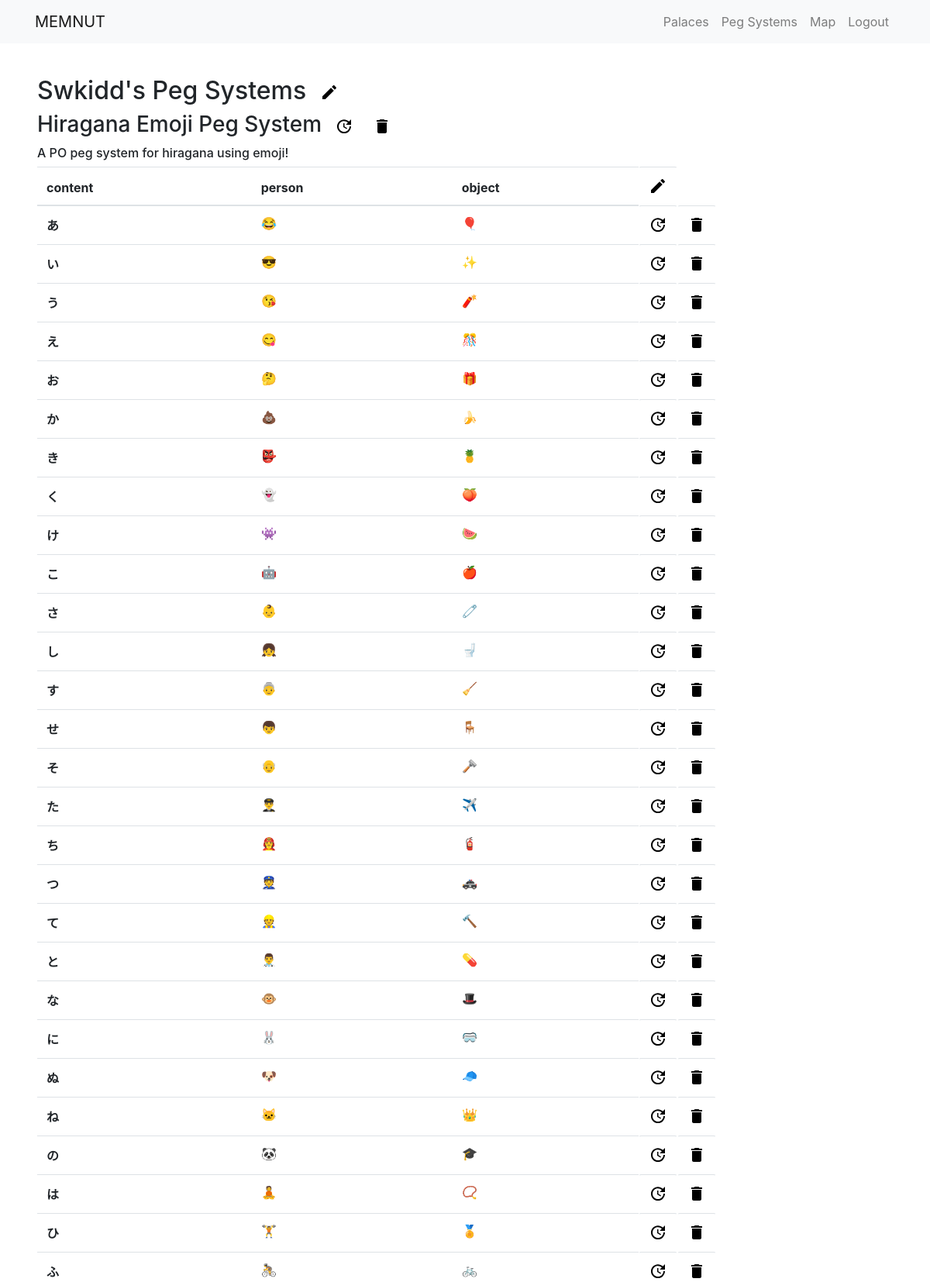
Screenshot of /user/pegs/ (signed in, upper part) with the database file from the repository.
### pegs/models.py (models this page shows, shortened)
class PegSystem(models.Model):
    title = models.CharField(max_length=30)
    description = models.TextField()
    pegType = models.ForeignKey(PegType, on_delete=models.PROTECT, null=True)
    createdBy = models.ForeignKey(User, on_delete=models.PROTECT)

class Peg(models.Model):
    content = models.CharField(max_length=30)
    notes = models.TextField(null=True, blank=True)
    pegSystem = models.ForeignKey(PegSystem, on_delete=models.CASCADE)
    pegType = models.ForeignKey(PegType, on_delete=models.PROTECT, null=True)

class POPeg(Peg):
    person = models.CharField(max_length=30)
    object = models.CharField(max_length=30)

### pegs/views.py (the view)
# urls.py: path('', views.PegDetailView.as_view(), name='peg_detail'),
class PegDetailView(LoginRequiredMixin, ListView):
    model = PegSystem
    template_name = 'pegs/peg_detail.html'
    paginate_by = 5
    def get_queryset(self):
        return PegSystem.objects.filter(createdBy=self.request.user).order_by('title')

### pegs/templates/pegs/peg_detail.html (shortened to what this page needs)
{% extends 'base_generic.html' %}
{% load static %}
{% block content %}
<content>
    {% for pegsystem in pegsystem_list %}
    <h2>
        {{ user.username|title }}'s Peg Systems
        <span class="btn btn-default btn-sm">
            <a href="{% url 'pegs:pegsystem_create' %}">
                <img src="{% static 'svg/create.svg' %}">
            </a>
        </span>
    </h2>
    <table class="table">
        <h3>
            {{ pegsystem.title }}
            <span class="btn btn-default btn-sm">
                <a href="{% url 'pegs:pegsystem_update' pegsystem.pk %}">
                    <img src="{% static 'svg/update.svg' %}">
                </a>
            </span>
            <span class="btn btn-default btn-sm">
                <a href="{% url 'pegs:pegsystem_delete' pegsystem.pk %}">
                    <img src="{% static 'svg/delete.svg' %}">
                </a>
            </span>
        </h3>
        <h6>{{ pegsystem.description }}</h6>
        <thead>
            <tr>
                <th scope="col">content</th>
                <th scope="col">person</th>
                <th scope="col">object</th>
                <td class="btn btn-default btn-sm">
                    <a href="{% url 'pegs:popeg_create' pegsystem.pk %}">
                        <img src="{% static 'svg/create.svg' %}">
                    </a>
                </td>
            </tr>
        </thead>
        <tbody>
            {% for peg in pegsystem.peg_set.all %}
            {% if peg.popeg %}
            <a href="update/popeg/{{ peg.pk }}">
                <tr>
                    <th scope="row">{{ peg.content }}</th>
                    <td>{{ peg.popeg.person }}</td>
                    <td>{{ peg.popeg.object }}</td>
                    <td class="btn btn-default btn-sm">
                        <a href="{% url 'pegs:popeg_update' peg.pk %}">
                            <img src="{% static 'svg/update.svg' %}">
                        </a>
                    </td>
                    <td class="btn btn-default btn-sm">
                        <a href="{% url 'pegs:popeg_delete' peg.pk %}">
                            <img src="{% static 'svg/delete.svg' %}">
                        </a>
                    </td>
                </tr>
            </a>
            {% endif %}
            {% endfor %}
        </tbody>
        {% endfor %}
    </table>
</content>
{% endblock %}

### rows the page displays
PegSystem: title "Hiragana Emoji Peg System", description "A PO peg system for hiragana using emoji!"
Peg: content "あ", popeg.person "😂", popeg.object "🎈"
Peg: content "い", popeg.person "😎", popeg.object "✨"
Peg: content "う", popeg.person "😘", popeg.object "🧨"
Peg: content "え", popeg.person "😋", popeg.object "🎊"
Peg: content "お", popeg.person "🤔", popeg.object "🎁"
Peg: content "か", popeg.person "💩", popeg.object "🍌"
Peg: content "き", popeg.person "👺", popeg.object "🍍"
Peg: content "く", popeg.person "👻", popeg.object "🍑"
Peg: content "け", popeg.person "👾", popeg.object "🍉"
Peg: content "こ", popeg.person "🤖", popeg.object "🍎"
Peg: content "さ", popeg.person "👶", popeg.object "🧷"
Peg: content "し", popeg.person "👧", popeg.object "🚽"
Peg: content "す", popeg.person "👵", popeg.object "🧹"
Peg: content "せ", popeg.person "👦", popeg.object "🪑"
Peg: content "そ", popeg.person "👴", popeg.object "🪒"
Peg: content "た", popeg.person "👨‍✈️", popeg.object "✈"
Peg: content "ち", popeg.person "👩‍🚒", popeg.object "🧯"
Peg: content "つ", popeg.person "👮", popeg.object "🚓"
Peg: content "て", popeg.person "👷", popeg.object "🔨"
Peg: content "と", popeg.person "👨‍⚕️", popeg.object "💊"
Peg: content "な", popeg.person "🐵", popeg.object "🎩"
Peg: content "に", popeg.person "🐰", popeg.object "🥽"
Peg: content "ぬ", popeg.person "🐶", popeg.object "🧢"
Peg: content "ね", popeg.person "🐱", popeg.object "👑"
Peg: content "の", popeg.person "🐼", popeg.object "🎓"
Peg: content "は", popeg.person "🧘", popeg.object "📿"
Peg: content "ひ", popeg.person "🏋", popeg.object "🏅"
Peg: content "ふ", popeg.person "🚴", popeg.object "🚲"

### other values shown
{{ user.username|title }} "Swkidd"
